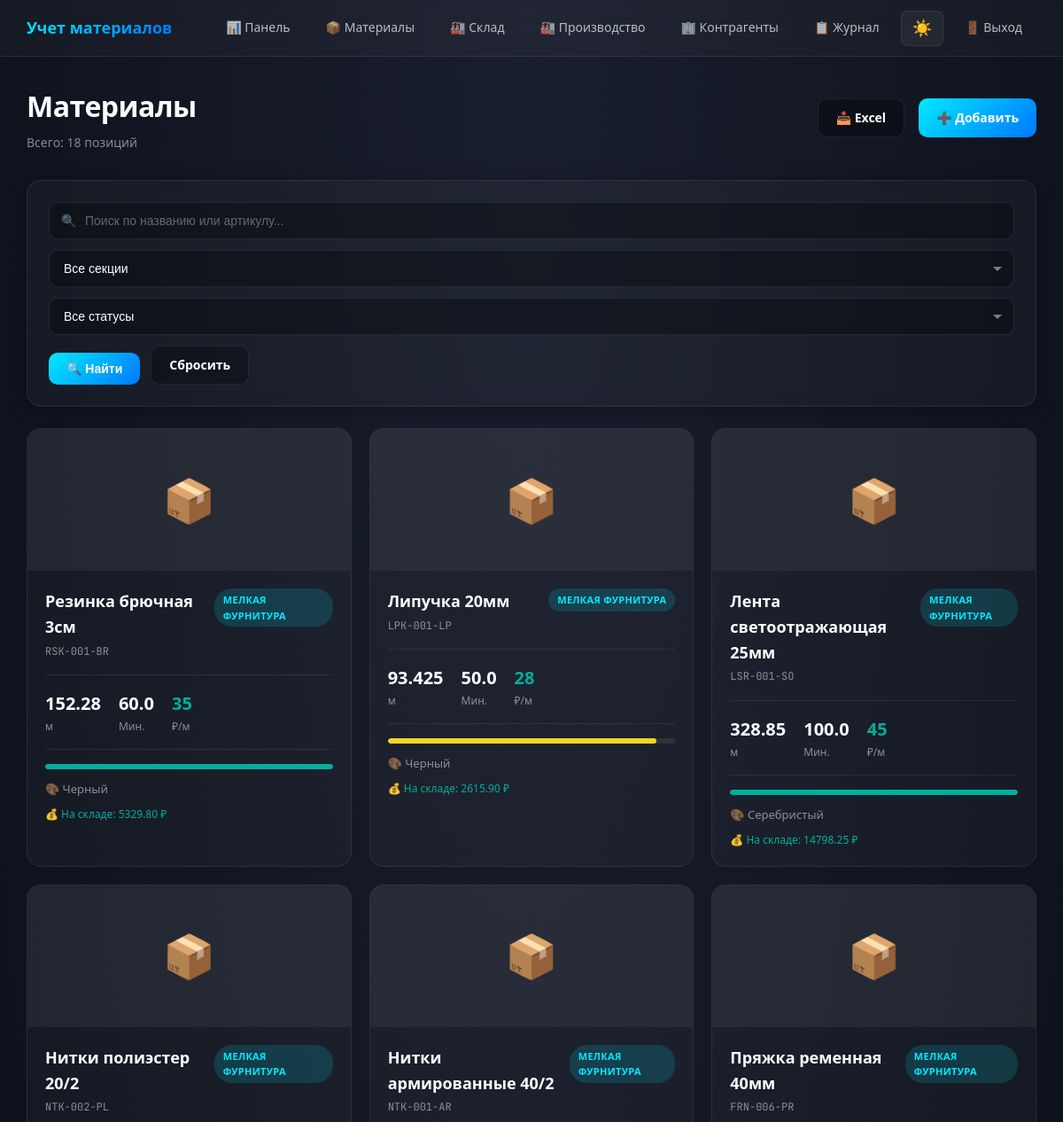
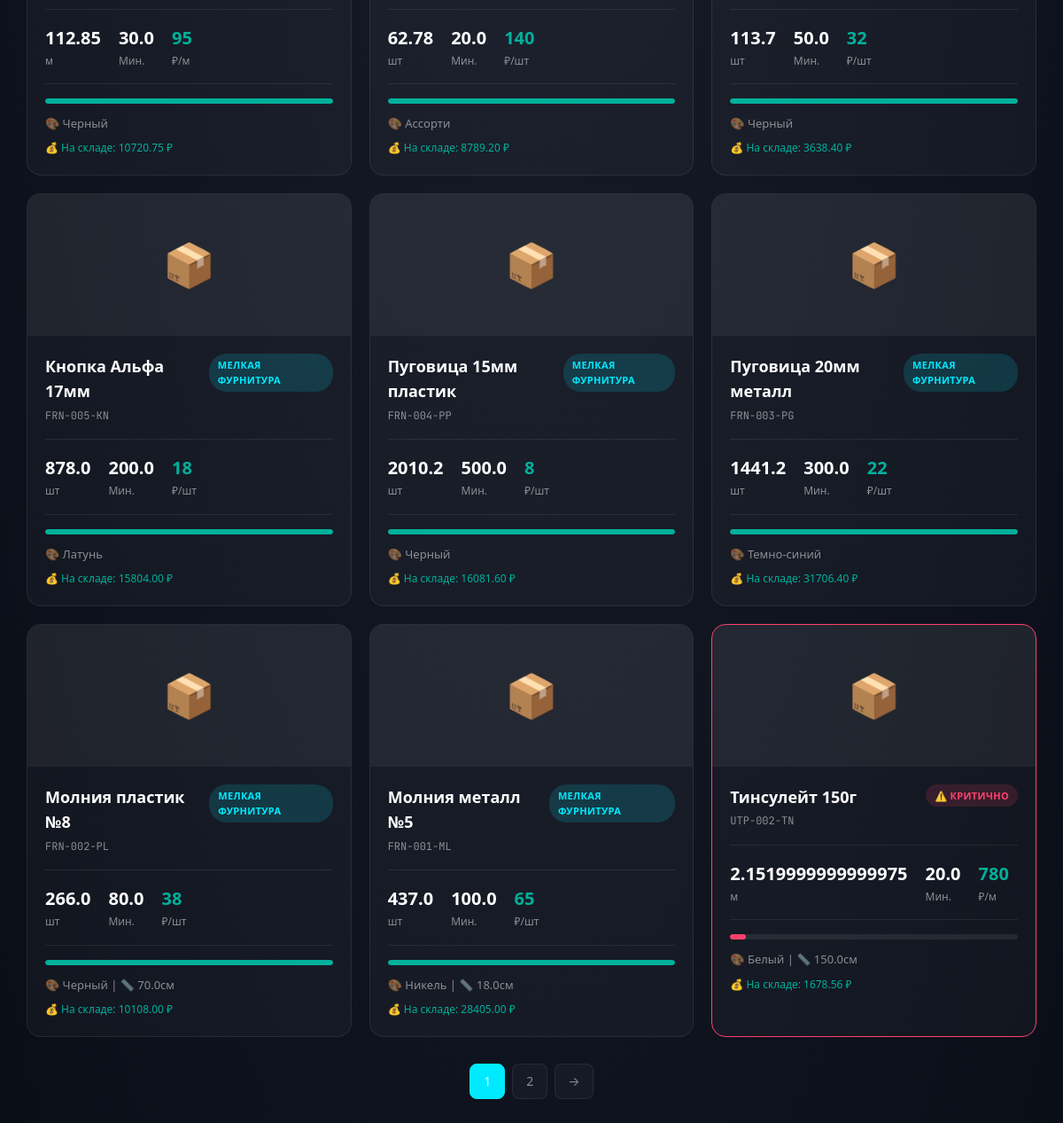
The app's page /materials/ (signed in) with its own data (2 pictures, top to bottom).
### warehouse/models.py (models this page shows, shortened)
class Material(models.Model):
    name = models.CharField(max_length=255)
    article = models.CharField(max_length=100, unique=True)
    description = models.TextField(blank=True)
    unit = models.CharField(max_length=50, default='м')
    quantity = models.FloatField(default=0, validators=[MinValueValidator(0)])
    min_stock = models.FloatField(default=10)
    image = models.ImageField(upload_to='materials/', blank=True, null=True)
    price_per_unit = models.DecimalField(
        max_digits=12,
        decimal_places=2,
        default=0,
        verbose_name="Цена за единицу",
        help_text="Цена за метр, кг или штуку"
    )
    section = models.ForeignKey(
        'Section',  # Используем строку для ленивой загрузки
        on_delete=models.CASCADE,
        related_name='materials',
        null=True,
        blank=True
    )
    contractor = models.ForeignKey(
        'Contractor',
        on_delete=models.SET_NULL,
        null=True,
        blank=True
    )
    created_at = models.DateTimeField(auto_now_add=True, null=True)
    updated_at = models.DateTimeField(auto_now=True)
    color = models.CharField(max_length=100, blank=True)
    width = models.FloatField(null=True, blank=True)
    density = models.FloatField(null=True, blank=True)
    composition = models.CharField(max_length=255, blank=True)
    class Meta:
        ordering = ['-created_at']
    @property
    def total_value(self):
        return float(self.price_per_unit) * self.quantity
    contractor = models.ForeignKey(
        'Contractor',
        on_delete=models.SET_NULL,
        null=True,
        blank=True
    )
    created_at = models.DateTimeField(auto_now_add=True, null=True)
    updated_at = models.DateTimeField(auto_now=True)
    color = models.CharField(max_length=100, blank=True)
    width = models.FloatField(null=True, blank=True)
    density = models.FloatField(null=True, blank=True)
    composition = models.CharField(max_length=255, blank=True)
    class Meta:
        ordering = ['-created_at']
    @property
    def is_low_stock(self):
        return self.quantity <= self.min_stock
    @property
    def status_class(self):
        if self.quantity <= self.min_stock:
            return 'critical'
        elif self.quantity <= self.min_stock * 2:
            return 'warning'
        return 'good'

class Section(models.Model):
    name = models.CharField(max_length=255)
    description = models.TextField(blank=True)
    created_at = models.DateTimeField(auto_now_add=True, null=True)
    class Meta:
        ordering = ['name']

### warehouse/views.py (the view)
# urls.py: path('materials/', views.materials, name='materials'),
@login_required
def materials(request):
    queryset = Material.objects.select_related('section', 'contractor').all()
    search = request.GET.get('search')
    if search:
        queryset = queryset.filter(
            Q(name__icontains=search) | Q(article__icontains=search)
        )
    section_id = request.GET.get('section')
    if section_id:
        queryset = queryset.filter(section_id=section_id)
    stock_status = request.GET.get('stock_status')
    if stock_status == 'low':
        queryset = queryset.filter(quantity__lte=F('min_stock'))
    elif stock_status == 'normal':
        queryset = queryset.filter(quantity__gt=F('min_stock'))
    materials_list = list(queryset)
    for m in materials_list:
        if m.min_stock > 0:
            m.stock_percent = min((m.quantity / (m.min_stock * 2)) * 100, 100)
        else:
            m.stock_percent = 100 if m.quantity > 0 else 0
    paginator = Paginator(materials_list, 12)
    page = request.GET.get('page')
    materials = paginator.get_page(page)
    return render(request, 'warehouse/materials.html', {
        'materials': materials,
        'total_count': queryset.count(),
        'sections': Section.objects.all()
    })

### templates/warehouse/materials.html (shortened to what this page needs)
{% extends "base.html" %}
{% block content %}
<div class="page-header">
    <div>
        <h1 class="page-title">Материалы</h1>
        <p class="page-subtitle">Всего: {{ total_count }} позиций</p>
    </div>
    <div class="flex gap-2">
        <a href="{% url 'export_materials_excel' %}" class="btn btn-secondary">📥 Excel</a>
        <a href="{% url 'material_add' %}" class="btn btn-primary">➕ Добавить</a>
    </div>
</div>
<div class="card mb-3">
    <form method="get" class="filter-bar">
        <div class="search-box">
            <input type="text" name="search" class="form-control" placeholder="Поиск по названию или артикулу..." value="{{ request.GET.search }}">
        </div>
        <select name="section" class="form-control">
            <option value="">Все секции</option>
        </select>
        <select name="stock_status" class="form-control">
            <option value="">Все статусы</option>
        </select>
        <button type="submit" class="btn btn-primary">🔍 Найти</button>
        <a href="{% url 'materials' %}" class="btn btn-secondary">Сбросить</a>
    </form>
</div>
{% if materials %}
<div class="materials-grid">
    {% for m in materials %}
    <a href="{% url 'material_detail' m.id %}" class="material-card {{ m.status_class }}">
        <div class="material-image-placeholder">📦</div>
        <div class="material-body">
            <div class="material-header">
                <div>
                    <div class="material-title">{{ m.name }}</div>
                    <div class="material-article">{{ m.article }}</div>
                </div>
                {% if m.is_low_stock %}
                <span class="badge badge-danger">⚠️ Критично</span>
                {% else %}
                <span class="badge badge-primary">{{ m.section.name }}</span>
                {% endif %}
            </div>
            <div class="material-stats">
                <div class="material-stat">
                    <span class="material-stat-value">{{ m.quantity }}</span>
                    <span class="material-stat-label">{{ m.unit }}</span>
                </div>
                <div class="material-stat">
                    <span class="material-stat-value">{{ m.min_stock }}</span>
                    <span class="material-stat-label">Мин.</span>
                </div>
                {% if m.price_per_unit > 0 %}
                <div class="material-stat">
                    <span class="material-stat-value" style="color: var(--success);">{{ m.price_per_unit|floatformat:0 }}</span>
                    <span class="material-stat-label">₽/{{ m.unit }}</span>
                </div>
                {% endif %}
            </div>
            <div class="progress-bar">
                <div class="progress-fill {{ m.status_class }}" style="width: {{ m.stock_percent }}%"></div>
            </div>
            {% if m.color %}
            <div style="margin-top: 12px; font-size: 13px; color: var(--text-muted);">
                🎨 {{ m.color }}{% if m.width %} | 📏 {{ m.width }}см{% endif %}
            </div>
            {% endif %}
            {% if m.price_per_unit > 0 %}
            <div style="margin-top: 8px; font-size: 12px; color: var(--success);">
                💰 На складе: {{ m.total_value|floatformat:2 }} ₽
            </div>
            {% endif %}
        </div>
    </a>
    {% endfor %}
</div>
{% if materials.has_other_pages %}
<div class="pagination">
    {% for num in materials.paginator.page_range %}
        {% if materials.number == num %}
        <span class="page-link active">{{ num }}</span>
        {% elif num > materials.number|add:'-3' and num < materials.number|add:'3' %}
        <a href="?page={{ num }}" class="page-link">{{ num }}</a>
        {% endif %}
    {% endfor %}
    {% if materials.has_next %}
    <a href="?page={{ materials.next_page_number }}" class="page-link">→</a>
    {% endif %}
</div>
{% endif %}
{% else %}
<div class="empty-state">
    <div class="empty-state-icon">📭</div>
    <h3>Материалы не найдены</h3>
    <p>Попробуйте изменить параметры поиска или добавьте новый материал</p>
</div>
{% endif %}
{% endblock %}

### records on screen
Material: name "Резинка брючная 3см", article "RSK-001-BR", section.name "МЕЛКАЯ ФУРНИТУРА", quantity "152.28", unit "м", min_stock "60.0", price_per_unit "35", color "Черный", total_value "5329.80"
Material: name "Липучка 20мм", article "LPK-001-LP", section.name "МЕЛКАЯ ФУРНИТУРА", quantity "93.425", unit "м", min_stock "50.0", price_per_unit "28", color "Черный", total_value "2615.90"
Material: name "Лента светоотражающая 25мм", article "LSR-001-SO", section.name "МЕЛКАЯ ФУРНИТУРА", quantity "328.85", unit "м", min_stock "100.0", price_per_unit "45", color "Серебристый", total_value "14798.25"
Material: name "Нитки полиэстер 20/2", article "NTK-002-PL", section.name "МЕЛКАЯ ФУРНИТУРА", quantity "112.85", unit "м", min_stock "30.0", price_per_unit "95", color "Черный", total_value "10720.75"
Material: name "Нитки армированные 40/2", article "NTK-001-AR", section.name "МЕЛКАЯ ФУРНИТУРА", quantity "62.78", unit "шт", min_stock "20.0", price_per_unit "140", color "Ассорти", total_value "8789.20"
Material: name "Пряжка ременная 40мм", article "FRN-006-PR", section.name "МЕЛКАЯ ФУРНИТУРА", quantity "113.7", unit "шт", min_stock "50.0", price_per_unit "32", color "Черный", total_value "3638.40"
Material: name "Кнопка Альфа 17мм", article "FRN-005-KN", section.name "МЕЛКАЯ ФУРНИТУРА", quantity "878.0", unit "шт", min_stock "200.0", price_per_unit "18", color "Латунь", total_value "15804.00"
Material: name "Пуговица 15мм пластик", article "FRN-004-PP", section.name "МЕЛКАЯ ФУРНИТУРА", quantity "2010.2", unit "шт", min_stock "500.0", price_per_unit "8", color "Черный", total_value "16081.60"
Material: name "Пуговица 20мм металл", article "FRN-003-PG", section.name "МЕЛКАЯ ФУРНИТУРА", quantity "1441.2", unit "шт", min_stock "300.0", price_per_unit "22", color "Темно-синий", total_value "31706.40"
Material: name "Молния пластик №8", article "FRN-002-PL", section.name "МЕЛКАЯ ФУРНИТУРА", quantity "266.0", unit "шт", min_stock "80.0", price_per_unit "38", color "Черный", width "70.0", total_value "10108.00"
Material: name "Молния металл №5", article "FRN-001-ML", section.name "МЕЛКАЯ ФУРНИТУРА", quantity "437.0", unit "шт", min_stock "100.0", price_per_unit "65", color "Никель", width "18.0", total_value "28405.00"
Material: name "Тинсулейт 150г", article "UTP-002-TN", shows "⚠️ КРИТИЧНО", quantity "2.1519999999999975", unit "м", min_stock "20.0", price_per_unit "780", color "Белый", width "150.0", total_value "1678.56"

### other values on screen
{{ total_count }} "18"
{{ num }} "1"
{{ num }} "2"
